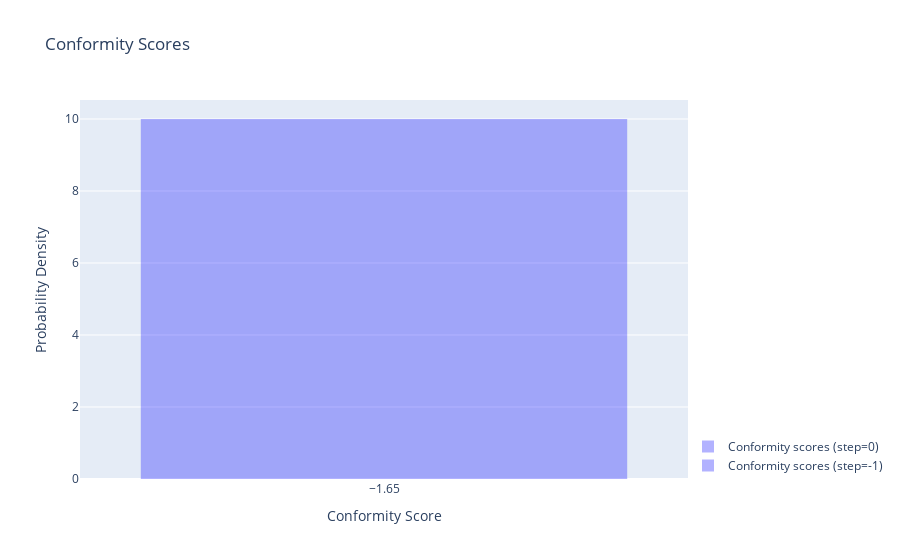

Notebook code for this chart:
### Code cell
plot_conformity_scores(conformity_scores_pfit, lower_quantiles_pfit, higher_quantiles_pfit)

### Figure 1 — Plotly figure (JSON) as saved in the notebook; plotly's stock layout.template omitted (floating-point values rounded to 4 significant figures; data arrays with more than 128 entries replaced by an {"elided": "..."} marker saying what was removed)
{"data": [{"histnorm": "probability density", "marker": {"color": "rgba(0, 0, 256, 0.3)"}, "name": "Conformity scores (step=0)", "type": "histogram", "x": {"elided": "2123 float values"}, "xbins": {"end": 0.5, "size": 0.1, "start": -2.5}}, {"histnorm": "probability density", "marker": {"color": "rgba(0, 0, 256, 0.3)"}, "name": "Conformity scores (step=-1)", "type": "histogram", "x": {"elided": "2123 float values"}, "xbins": {"end": 0.5, "size": 0.1, "start": -2.5}}], "layout": {"legend": {"x": 1, "y": 0}, "shapes": [{"line": {"color": "rgba(0, 256, 0, 0.8)", "dash": "dash"}, "type": "line", "x0": [-20410.0], "x1": [-20410.0], "y0": 0, "y1": 0.5}, {"line": {"color": "rgba(0, 256, 0, 0.8)", "dash": "dash"}, "type": "line", "x0": [12160.0], "x1": [12160.0], "y0": 0, "y1": 0.5}, {"line": {"color": "rgba(0, 256, 0, 0.8)", "dash": "dash"}, "type": "line", "x0": [-20410.0], "x1": [-20410.0], "y0": 0, "y1": 0.5}, {"line": {"color": "rgba(0, 256, 0, 0.8)", "dash": "dash"}, "type": "line", "x0": [12230.0], "x1": [12230.0], "y0": 0, "y1": 0.5}], "title": {"text": "Conformity Scores"}, "xaxis": {"title": {"text": "Conformity Score"}}, "yaxis": {"title": {"text": "Probability Density"}}}}
